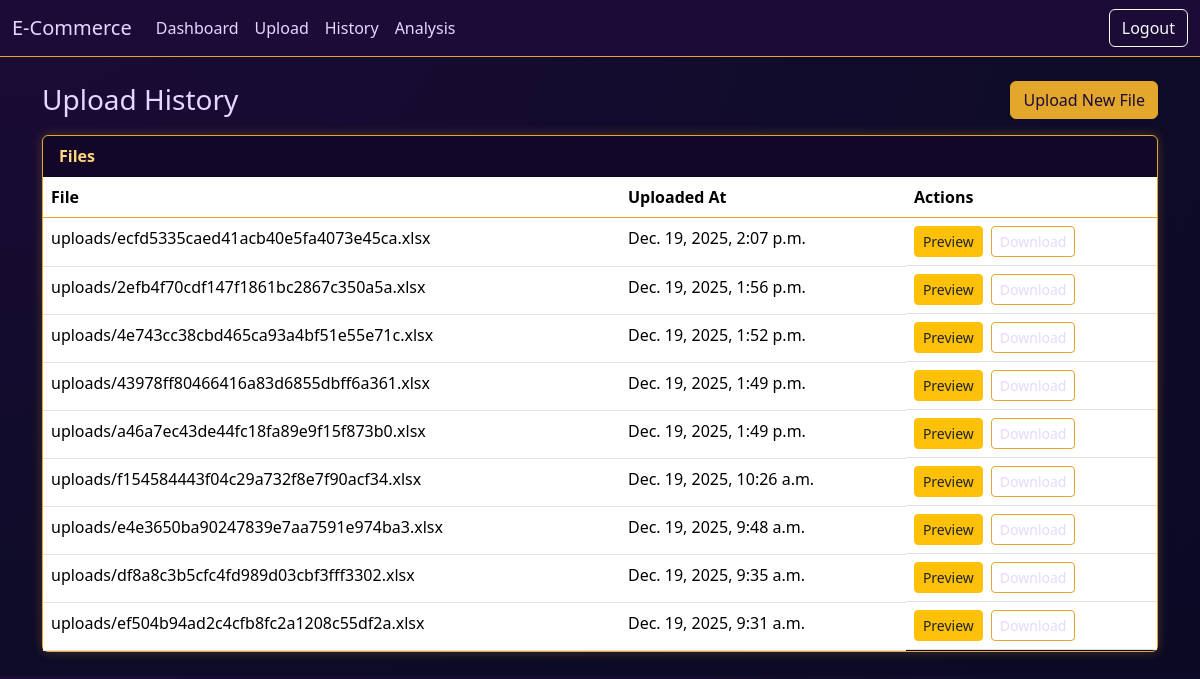
Page /upload-data/history/ (signed in) on the committed database.
### core/models.py (models this page shows)
class Upload(models.Model):
    user = models.ForeignKey(User, on_delete=models.CASCADE)
    file = models.FileField(upload_to=upload_to)
    original_name = models.CharField(max_length=255)
    content_type = models.CharField(max_length=100)
    size = models.BigIntegerField()
    uploaded_at = models.DateTimeField(auto_now_add=True)

### upload_data/views.py (the view, shortened to what this page needs)
# urls.py: path('history/', upload_history, name='upload_history'),
@login_required
def upload_history(request: HttpRequest) -> HttpResponse:
    items = []
    for r in Upload.objects.filter(user=request.user).order_by('-uploaded_at'):
        items.append({
            'name': r.file.name,
            'uploaded_at': r.uploaded_at,
            'url': getattr(r.file, 'url', ''),
            'source': 'legacy',
            'id': r.id,
        })
    items = sorted(items, key=lambda x: x['uploaded_at'], reverse=True)
    return render(request, 'upload_data/history.html', {'items': items})

### core/context_processors.py (called while the page is built)
def store_context(request):
    store_name = ''
    if getattr(request, 'user', None) and request.user.is_authenticated:
        try:
            sp = request.user.store_profile
            store_name = getattr(sp, 'store_name', '')
        except StoreProfile.DoesNotExist:
            store_name = ''
    return {'store_name': store_name}

### upload_data/templates/upload_data/history.html (shortened to what this page needs)
{% extends 'base.html' %}
{% block content %}
<div class="d-flex justify-content-between align-items-center mb-3">
  <h1 class="h3 mb-0">Upload History</h1>
  <div>
    <a class="btn btn-primary" href="{% url 'upload_sales' %}">Upload New File</a>
  </div>
</div>
<div class="card">
  <div class="card-header">Files</div>
  <div class="card-body p-0">
    <table class="table mb-0">
      <thead>
        <tr>
          <th>File</th>
          <th>Uploaded At</th>
          <th>Actions</th>
        </tr>
      </thead>
      <tbody>
        {% for it in items %}
        <tr>
          <td>{{ it.name }}</td>
          <td>{{ it.uploaded_at }}</td>
          <td class="d-flex gap-2">
            <a class="btn btn-sm btn-warning text-dark" href="{% url 'view_upload' it.source it.id %}">Preview</a>
            {% if it.url %}
              <a class="btn btn-sm btn-outline-secondary" href="{{ it.url }}" target="_blank">Download</a>
            {% endif %}
          </td>
        </tr>
        {% empty %}
        <tr><td colspan="3" class="text-muted">No uploads yet.</td></tr>
        {% endfor %}
      </tbody>
    </table>
  </div>
</div>
{% endblock %}

### core/templates/base.html (style rules this page uses)
:root { --brand-bg: #1b0b36; --brand-bg-2: #0f0c29; --brand-text: #e6d7ff; --brand-accent: #e3a72b; --brand-success: #22c55e; --brand-muted: #2a1a4b; }
body.bg-light { background: radial-gradient(ellipse at top left, var(--brand-bg) 0%, var(--brand-bg-2) 60%, #0b0924 100%) !important; color: var(--brand-text); }
.btn-primary { background-color: var(--brand-accent); border-color: var(--brand-accent); color: #1b0b36; }
.btn-outline-secondary { color: var(--brand-text); border-color: var(--brand-accent); }
.card { background-color: rgba(18, 7, 41, 0.9); color: var(--brand-text); border: 1px solid var(--brand-accent); box-shadow: 0 0 12px rgba(227, 167, 43, 0.25); }
.card-header { background: transparent; color: #ffd77a; font-weight: 600; }
.table { color: var(--brand-text); }
.table thead th { border-bottom-color: var(--brand-accent); }

### rows in the picture
Upload: name "uploads/ecfd5335caed41acb40e5fa4073e45ca.xlsx", uploaded_at "Dec. 19, 2025, 2:07 p.m."
Upload: name "uploads/2efb4f70cdf147f1861bc2867c350a5a.xlsx", uploaded_at "Dec. 19, 2025, 1:56 p.m."
Upload: name "uploads/4e743cc38cbd465ca93a4bf51e55e71c.xlsx", uploaded_at "Dec. 19, 2025, 1:52 p.m."
Upload: name "uploads/43978ff80466416a83d6855dbff6a361.xlsx", uploaded_at "Dec. 19, 2025, 1:49 p.m."
Upload: name "uploads/a46a7ec43de44fc18fa89e9f15f873b0.xlsx", uploaded_at "Dec. 19, 2025, 1:49 p.m."
Upload: name "uploads/f154584443f04c29a732f8e7f90acf34.xlsx", uploaded_at "Dec. 19, 2025, 10:26 a.m."
Upload: name "uploads/e4e3650ba90247839e7aa7591e974ba3.xlsx", uploaded_at "Dec. 19, 2025, 9:48 a.m."
Upload: name "uploads/df8a8c3b5cfc4fd989d03cbf3fff3302.xlsx", uploaded_at "Dec. 19, 2025, 9:35 a.m."
Upload: name "uploads/ef504b94ad2c4cfb8fc2a1208c55df2a.xlsx", uploaded_at "Dec. 19, 2025, 9:31 a.m."
